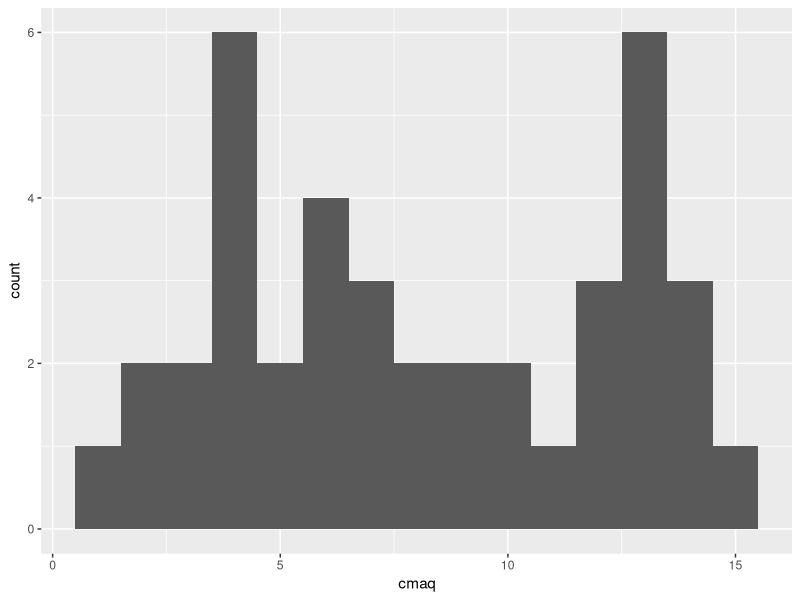
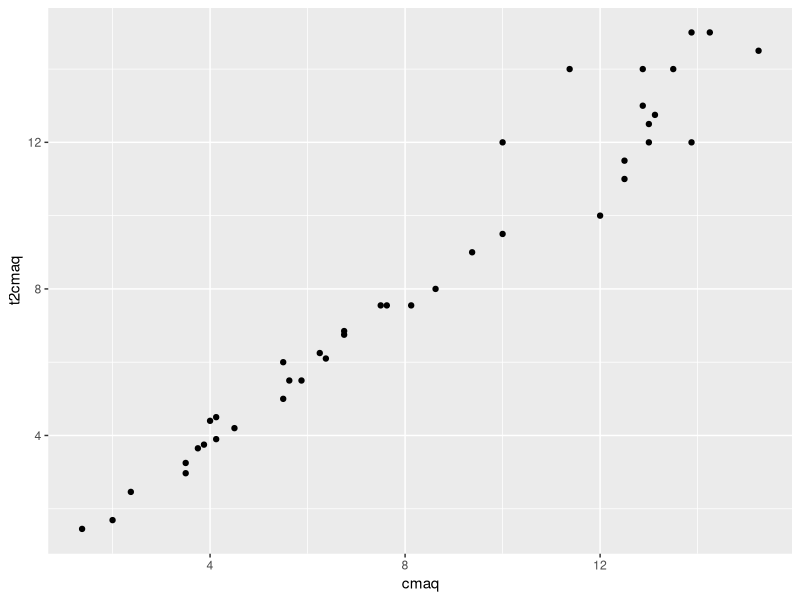
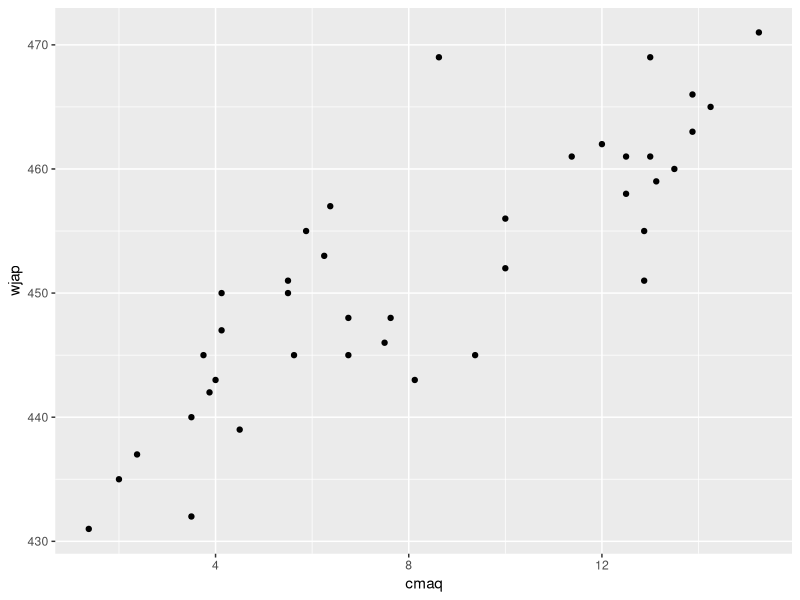
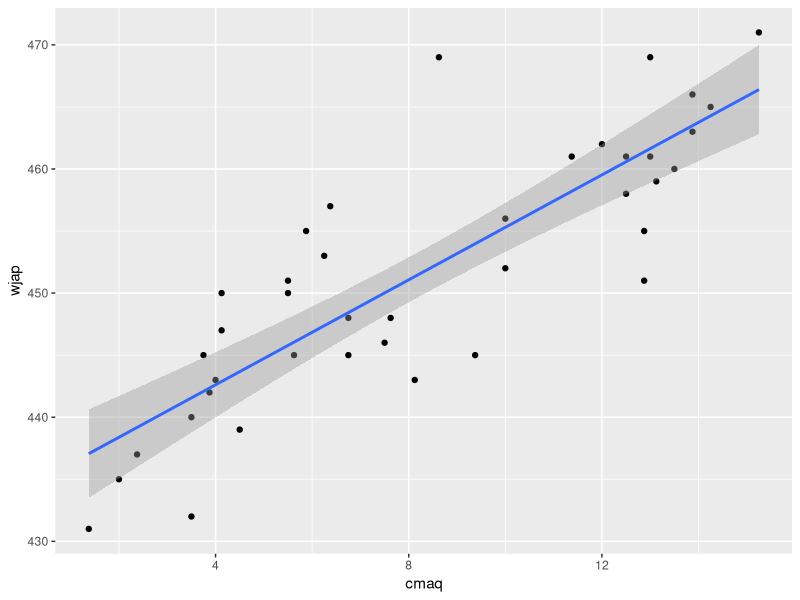
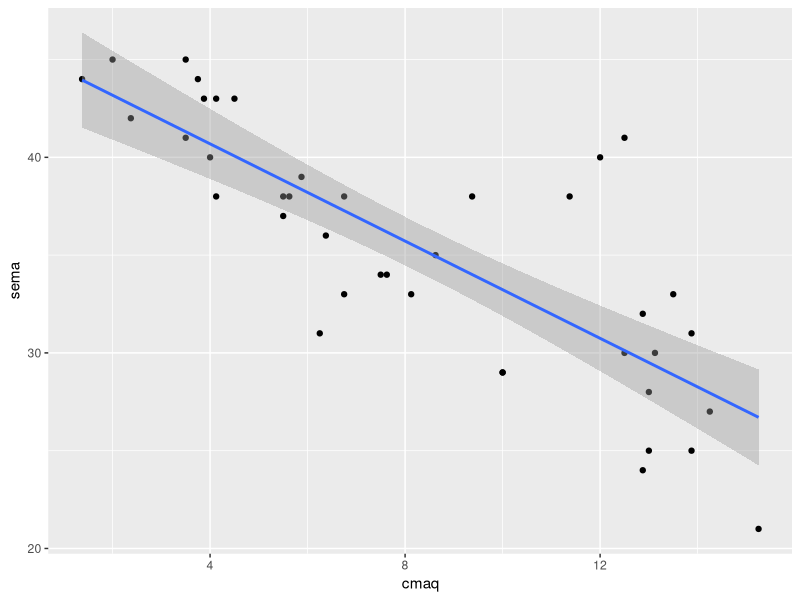
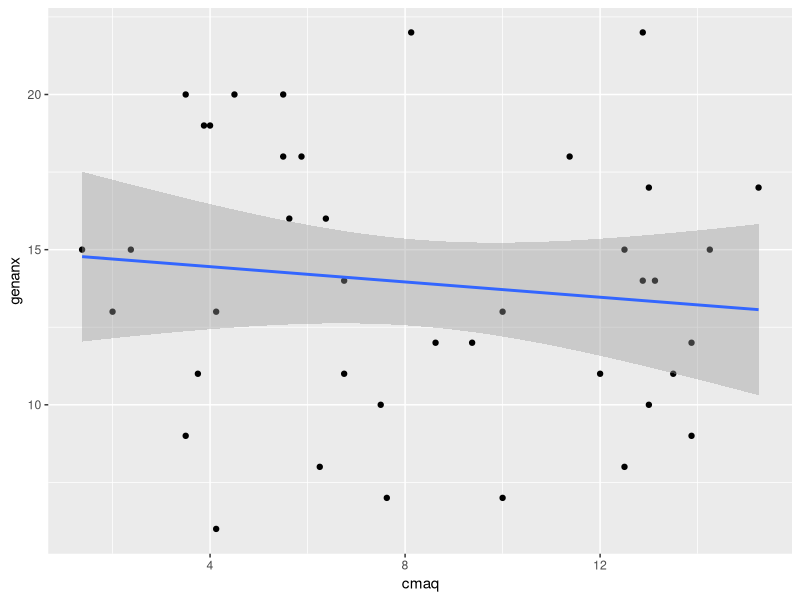

Recreate these plots in R, in order.
## ---- chunk 1

library(readr)
cmaqpilot <- read_csv("measurementma.csv")

## ---- chunk 2

library(tidyverse)
library(psych)

## ---- chunk 3
ggplot(cmaqpilot, aes(x=cmaq)) + 
  geom_histogram(binwidth=1)

## ---- chunk 4

cmaq <- cmaqpilot %>% 
  select(t1q1, t1q2, t1q3, t1q4, t1q5, t1q6, t1q7, t1q8)

## ---- chunk 5

alpha(cmaq)

## ---- chunk 6

ggplot(cmaqpilot, aes(x=cmaq, y=t2cmaq)) +
  geom_point()

## ---- chunk 7

cmaqpilot %>%
  select(cmaq, t2cmaq) %>% 
  corr.test() %>% 
  print(short=FALSE)

## ---- chunk 8
ggplot(cmaqpilot, aes(x=cmaq, y=wjap)) +
  geom_point() 
## ---- chunk 9
ggplot(cmaqpilot, aes(x=cmaq, y=wjap)) +
  geom_point() +
  geom_smooth(method='lm')
## ---- chunk 10

cmaqpilot %>%
  select(cmaq, wjap) %>% 
  corr.test() %>% 
  print(short=FALSE)

## ---- chunk 11
ggplot(cmaqpilot, aes(x=cmaq, y=sema)) +
  geom_point() +
  geom_smooth(method='lm')

## ---- chunk 12

cmaqpilot %>%
  select(cmaq, sema) %>% 
  corr.test() %>% 
  print(short=FALSE)

## ---- chunk 13
ggplot(cmaqpilot, aes(x=cmaq, y=genanx)) +
  geom_point() +
  geom_smooth(method='lm')

## ---- chunk 14

cmaqpilot %>%
  select(cmaq, genanx) %>% 
  corr.test() %>% 
  print(short=FALSE)

